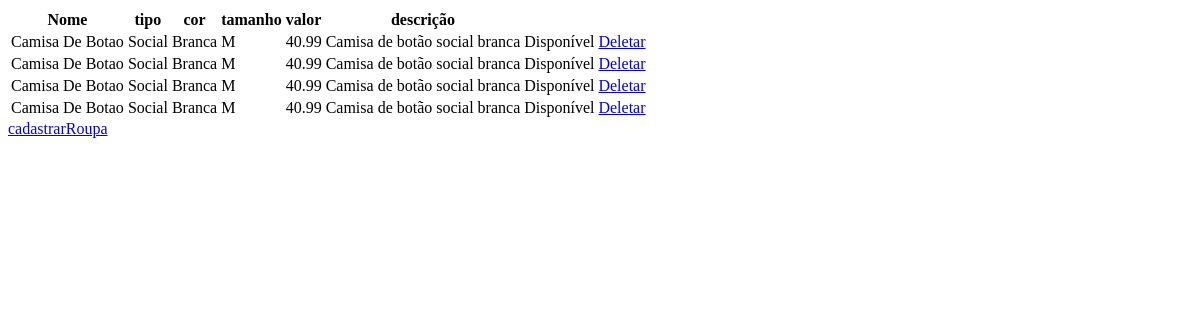
Page /cliente/lista_roupa/ on the earlier database version.
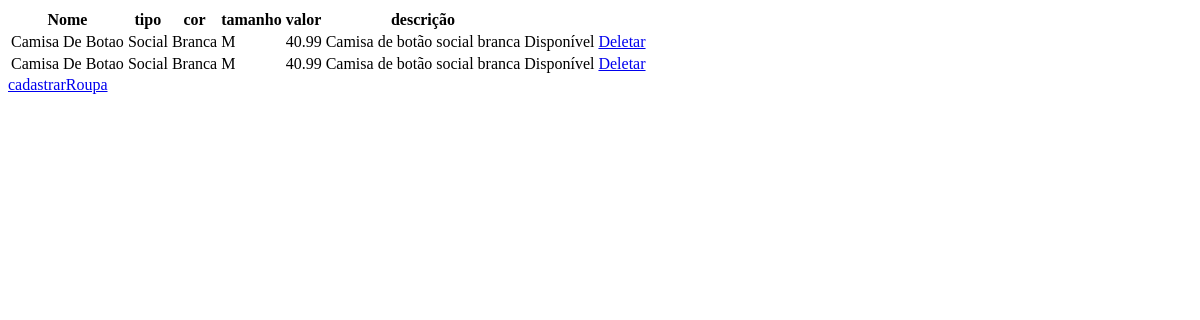
Same page on the later database version.
### cliente/models.py (models this page shows)
class Roupa(models.Model):
    nome = models.CharField(max_length=50)
    tamanho = models.CharField(max_length=15)
    valor = models.DecimalField(max_digits=20, decimal_places=2)
    cor = models.CharField(max_length=25)
    tipo = models.CharField(max_length=15)
    descricao = models.TextField()
    situacao = models.CharField(max_length=50)

### cliente/views.py (the view)
def lista_roupa(request):
    lista_roupas = Roupa.objects.all()
    return render(request, 'lista_roupa.html', {'lista_roupas':lista_roupas})

### cliente/templates/lista_roupa.html (shortened to what this page needs)
<!DOCTYPE html>
<html lang="pt-br">
<head>
</head>
<body>
    <table>
        <tr>
            <th>Nome</th>
            <th>tipo</th>
            <th>cor</th>
            <th>tamanho</th>
            <th>valor</th>
            <th>descrição</th>
        </tr>
        {% for roupa in lista_roupas %}
        <tr>
            <td> {{roupa.nome}} </td>
            <td> {{roupa.tipo}} </td>
            <td> {{roupa.cor}} </td>
            <td> {{roupa.tamanho}} </td>
            <td> {{roupa.valor}} </td>
            <td> {{roupa.descricao}} </td>
            <td> {{roupa.situacao}} </td>
            <td> <a href="/cliente/deletar_roupa/?roupa_id={{roupa.id}}">Deletar</a> </td>
        </tr>
        {% endfor %}
    </table>
    <a href="/cliente/cadastro_roupa/">cadastrarRoupa</a>
</body>
</html>

Differences in the rows shown:
removed Roupa: nome "Camisa De Botao", tipo "Social", cor "Branca", tamanho "M", valor "40.99", descricao "Camisa de botão social branca", situacao "Disponível"
removed Roupa: nome "Camisa De Botao", tipo "Social", cor "Branca", tamanho "M", valor "40.99", descricao "Camisa de botão social branca", situacao "Disponível"
